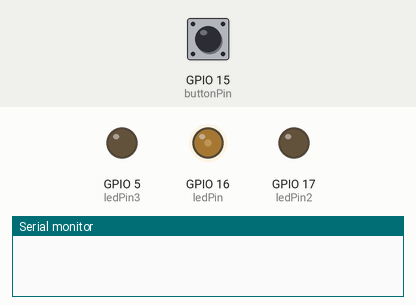
Simulated run of this sketch. Board: ESP32. Parts: output pins drawn as LEDs (lit = HIGH), the last lines printed to the serial monitor. The inputs (shaded band) are chosen by the test bench; at power-on: GPIO 15 (buttonPin) LOW.

Above: at 1.25 s.
1.3 s: GPIO 15 (buttonPin) pulled HIGH for 1 s
At 2.2 s:
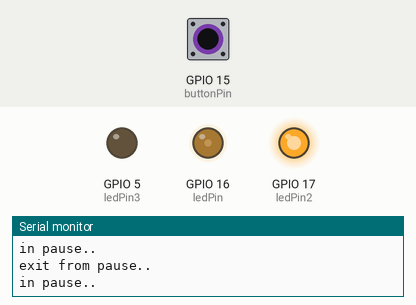
4.4 s: GPIO 15 (buttonPin) pulled HIGH for 0.15 s
At 4.9 s:
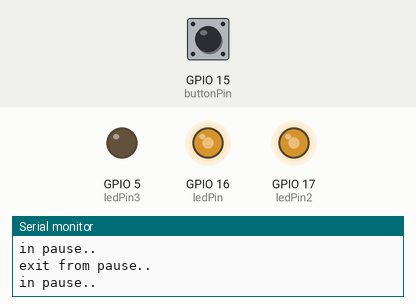
6.0 s: GPIO 15 (buttonPin) pulled HIGH for 0.15 s
At 7.32 s:
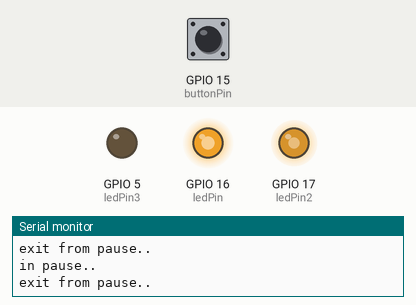
9.0 s: GPIO 15 (buttonPin) pulled HIGH for 3.2 s
13.7 s: GPIO 15 (buttonPin) pulled HIGH for 0.15 s
At 14.1 s:
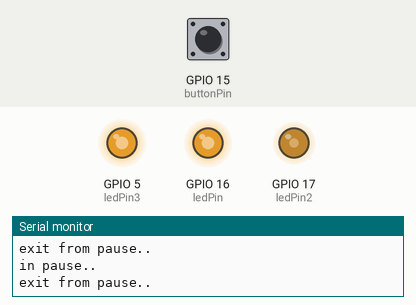
Timing chart, 0 to 28.0 s (numbered marks = the images above; inputs shaded):
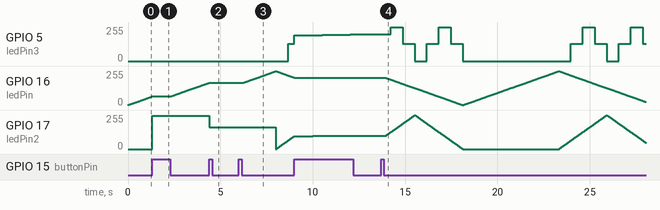

The sketch:

Task4_3.ino
```cpp
// the number of the LED pin
const int ledPin = 16; // 16 corresponds to GPIO16
const int ledPin2 = 17; // 17 corresponds to GPIO17
const int ledPin3 = 5; // 5 corresponds to GPIO5
const int buttonPin = 15;

// setting PWM properties
const int freq = 5000;
const int ledChannel1 = 0;
const int ledChannel2 = 1;
const int ledChannel3 = 2;
const int resolution = 8;

//Task04-3
void setup() {
  Serial.begin(115200);
  // configure LED PWM functionalitites
  ledcSetup(ledChannel1, freq, resolution);
  // attach the channel to the GPIOs
  ledcAttachPin(ledPin, ledChannel1);
  ledcAttachPin(ledPin2, ledChannel2);
  ledcAttachPin(ledPin3, ledChannel3);
  pinMode(buttonPin, INPUT);
}

void loop(){
    // increase the LED brightness
  int j = 0, k = 0, jd = 1, kd = 1;
  for(int i = 0; i <= 1023; i++) {
    // changing the LED brightness with PWM
    ledcWrite(ledChannel1, i/4);
    ledcWrite(ledChannel2, j/2);
    if ((j += jd) == 512) jd = -1, j = 511;
    ledcWrite(ledChannel2, k);
    if ((k += kd) >= 256) kd = -1, k = 255;
    else if (k < 0) kd = 1, k = 0;
    checkPause(); delay(5);
  }
  // decrease the LED brightness
  j = 0, k = 0, jd = 1, kd = 1;
  for(int i = 1023; i >= 0; i--) {
    ledcWrite(ledChannel1, i/4);
    ledcWrite(ledChannel2, j/2);
    if ((j += jd) == 512) jd = -1, j = 511;
    ledcWrite(ledChannel3, k);
    if ((k += kd) >= 256) kd = -1, k = 255;
    else if (k < 0) kd = 1, k = 0;
    checkPause(); delay(5);
  }
}
void checkPause() {
  // toggle pause state if button pressed
  if (digitalRead(buttonPin)) {
  Serial.println("in pause..");
  delay(250); // skip glitch
  while (!digitalRead(buttonPin)) ;
  delay(250); // skip glitch
  Serial.println("exit from pause..");
  }
}
```

Measured:
- after the input at 1.3 s, GPIO 17 (ledPin2): 0/255 → 251/255 at once, → 250/255 0.51 s later
- after the input at 4.4 s, GPIO 16 (ledPin): goes on until 4.4 s, then stays 168/255; GPIO 17 (ledPin2): 250/255 → 163/255 at once
- after the input at 6.0 s, GPIO 5 (ledPin3): 0/255 → 128/255 after 2.7 s; GPIO 16 (ledPin): rises from 168/255 to 255/255 in 1.7 s, then falls to 206/255 in 0.99 s
